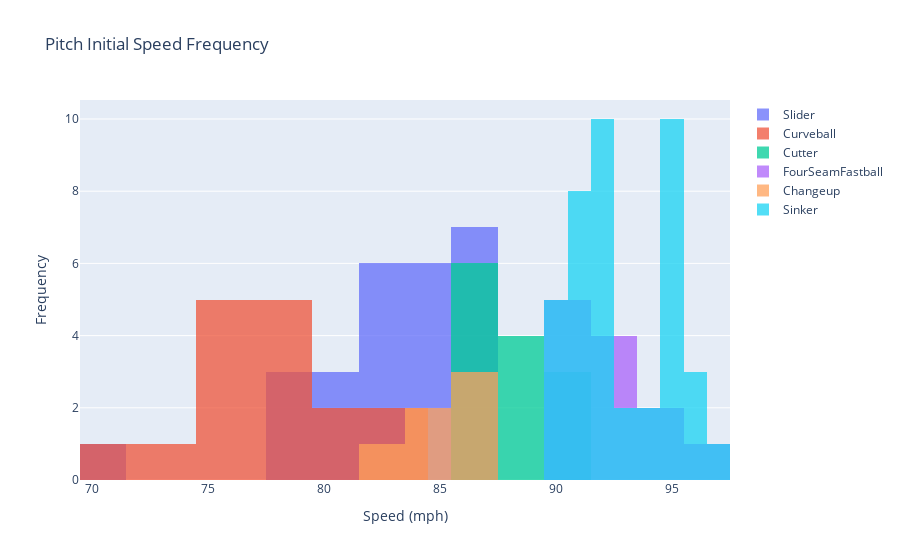

Notebook code for this chart:
### Code cell
# Overlay
fig = go.Figure()
for i in range(len(pitch_type_types)):
    fig.add_trace(go.Histogram(x=pitch_speed[i], name=pitch_type_types[i]))

# Overlay both histograms
fig.update_layout(barmode='overlay', title_text='Pitch Initial Speed Frequency')
fig.update_xaxes(title_text="Speed (mph)")
fig.update_yaxes(title_text="Frequency")

# Reduce opacity to see both histograms
fig.update_traces(opacity=0.75)
fig.show()

# fig.write_image("Pitch Initial Speed Frequency Histogram.png", engine='kaleido')

### Figure 1 — Plotly figure (JSON) as saved in the notebook; plotly's stock layout.template omitted (floating-point values rounded to 4 significant figures)
{"data": [{"name": "Slider", "opacity": 0.75, "type": "histogram", "x": [83, 80, 86, 82, 86, 71, 80, 79, 84, 80, 84, 87, 85, 83, 87, 79, 83, 84, 82, 84, 86, 79, 82, 86, 86, 85]}, {"name": "Curveball", "opacity": 0.75, "type": "histogram", "x": [71, 79, 77, 77, 80, 80, 78, 77]}, {"name": "Cutter", "opacity": 0.75, "type": "histogram", "x": [88, 87, 90, 90, 90, 86, 87, 87, 89, 86, 89, 86, 88]}, {"name": "FourSeamFastball", "opacity": 0.75, "type": "histogram", "x": [93, 93, 90, 97, 92, 91, 93, 91, 91, 94, 94, 91]}, {"name": "Changeup", "opacity": 0.75, "type": "histogram", "x": [86, 83, 84, 86, 86, 84]}, {"name": "Sinker", "opacity": 0.75, "type": "histogram", "x": [95, 93, 95, 90, 96, 92, 92, 95, 94, 97, 91, 90, 96, 91, 91, 90, 93, 95, 95, 95, 96, 91, 92, 92, 95, 92, 92, 92, 95, 90, 94, 95, 91, 92, 91, 91, 92, 91, 95, 90, 92]}], "layout": {"barmode": "overlay", "title": {"text": "Pitch Initial Speed Frequency"}, "xaxis": {"title": {"text": "Speed (mph)"}}, "yaxis": {"title": {"text": "Frequency"}}}}
